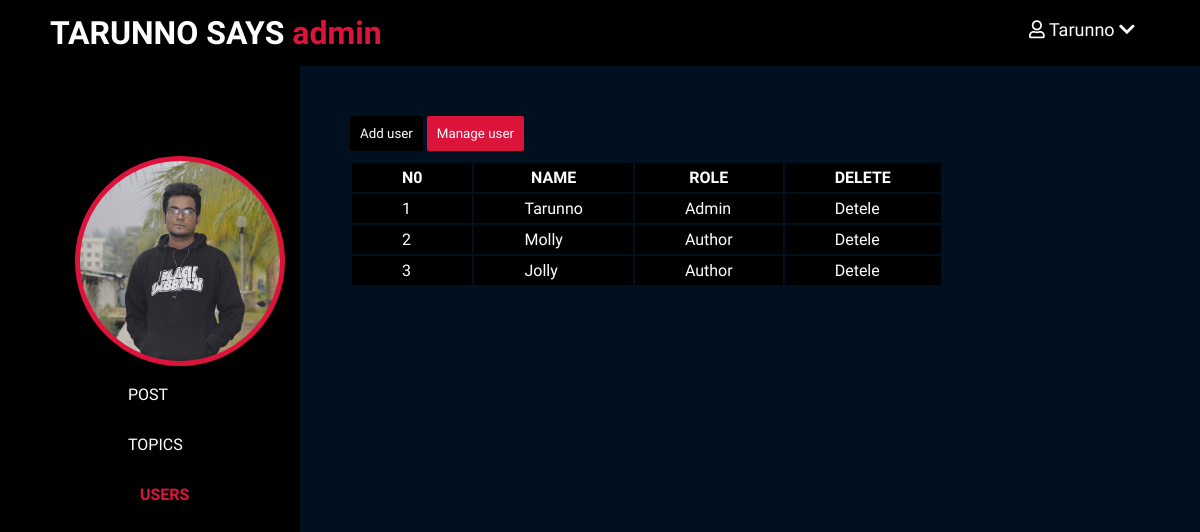
/admin/users/index.php (signed in), run on an earlier commit of the app's database.
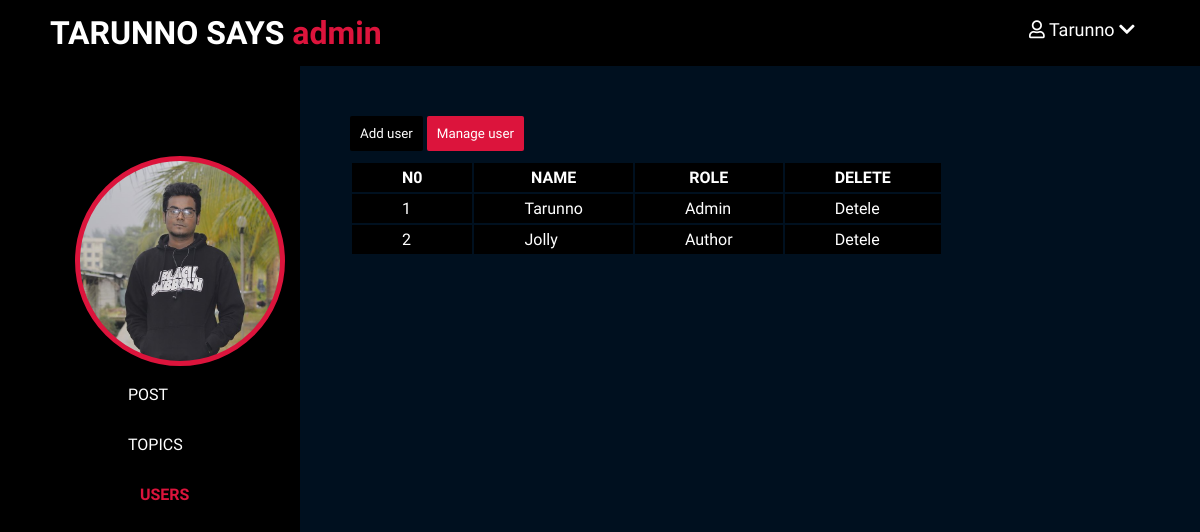
And on a later commit of the database.
### tables this page shows
CREATE TABLE `users` (
  `id` int(11) NOT NULL,
  `admin` tinyint(4) NOT NULL,
  `username` varchar(256) NOT NULL,
  `email` varchar(256) NOT NULL,
  `password` varchar(256) NOT NULL,
  `users_create_time` timestamp NOT NULL DEFAULT current_timestamp(),
  `profile_img_status` varchar(256) NOT NULL
);

### includes/db.inc.php (called while the page is built, shortened)
<?php
	require 'connect.inc.php';
	function selectAll($table, $conditions = []){
		global $con;
		$sql = "SELECT * FROM $table";
		if(empty($conditions)){
			$stmt = mysqli_stmt_init($con);
			mysqli_stmt_prepare($stmt, $sql);
			mysqli_stmt_execute($stmt);
			$result = mysqli_stmt_get_result($stmt);
			return $result;
		}
	}

### includes/users.inc.php (called while the page is built, shortened)
<?php
	$users = selectAll('users');

### admin/users/index.php (the view, shortened to what this page needs)
<?php include '../../includes/users.inc.php' ?>
<!DOCTYPE html>
<html lang="en" dir="ltr">
    <head>
        <link rel="stylesheet" href="https://cdnjs.cloudflare.com/ajax/libs/font-awesome/5.7.2/css/all.min.css"  />
        <link rel="stylesheet" href="../../css/index.css">
        <link rel="stylesheet" href="../../css/admin_user.css">
    </head>
    <body>
        <header>
            <div class="logo">
				<h1 class="logo-text"> TARUNNO SAYS <span style="color: crimson;"> admin </span> </h1>
            </div>
            <ul class="nav">
                <li id="user2">
                    <a href="#">
                        <i class="far fa-user"></i>
                        <?php echo $_SESSION['username']; ?>
                        <i class='fa fa-chevron-down' id="right2"></i>
                    </a>
                </li>
            </ul>
        </header>
        <div class="admin-container">
            <div class="admin-options">
				<?php
					if($_SESSION['profile_img_status'] == 1){
						echo '<div class="admin-pic" style="
							background-image: url(../../uploads/profile'.$_SESSION['id'].'.jpg);
							background-size: cover;
							backgroud-position: center; ">
						</div>';
					}
					else{
						echo '<div class="admin-pic" style="
							background-image: url(../../uploads/Default.png);
							background-size: cover;
							beckgroud-position: center; ">
						</div>';
					}
				?>
                <ul>
                    <li> <a href="../post/index.php"> POST </a> </li>
                    <li> <a href="../topics/index.php"> TOPICS</a> </li>
                    <li> <a href="../users/index.php" style="position: relative;
				    left: 40%; font-weight: bold; color: crimson;"> USERS </a> </li>
                </ul>
            </div>
            <div class="admin-edit">
                <div class="admin-edit-create">
                    <button type="button" name="button" class="add-post"> <a href="create.php"> Add user</a></button>
                    <button type="button" name="button" class="Manage-post" style="background: crimson;"> <a href="index.php">Manage user</a> </button>
                    <table>
                        <thead>
                            <th>N0</th>
                            <th>NAME</th>
                            <th>ROLE</th>
                            <th>DELETE</th>
                        </thead>
                        <tbody>
                            <?php
                                $i = 1;
                                while($row = mysqli_fetch_assoc($users)){
                                    echo '<tr><td>'.$i.'</td>
                                    <td>'.$row['username'].'</td>';
                                    if($row['admin'] == 1){
                                        echo '<td> Admin </td>';
                                    } else {
                                        echo '<td> Author </td>';
                                    }
                                    echo '<td> <a href="index.php?del_id='.$row['id'].'" class="detele">Detele</a> </td>';
                                    $i++;
                                }
                            ?>
                        </tbody>
                    </table>
                </div>
            </div>
        </div>
    </body>
</html>

What changed in the data, as far as the page shows it:
removed users: username "Molly", admin "Author"
